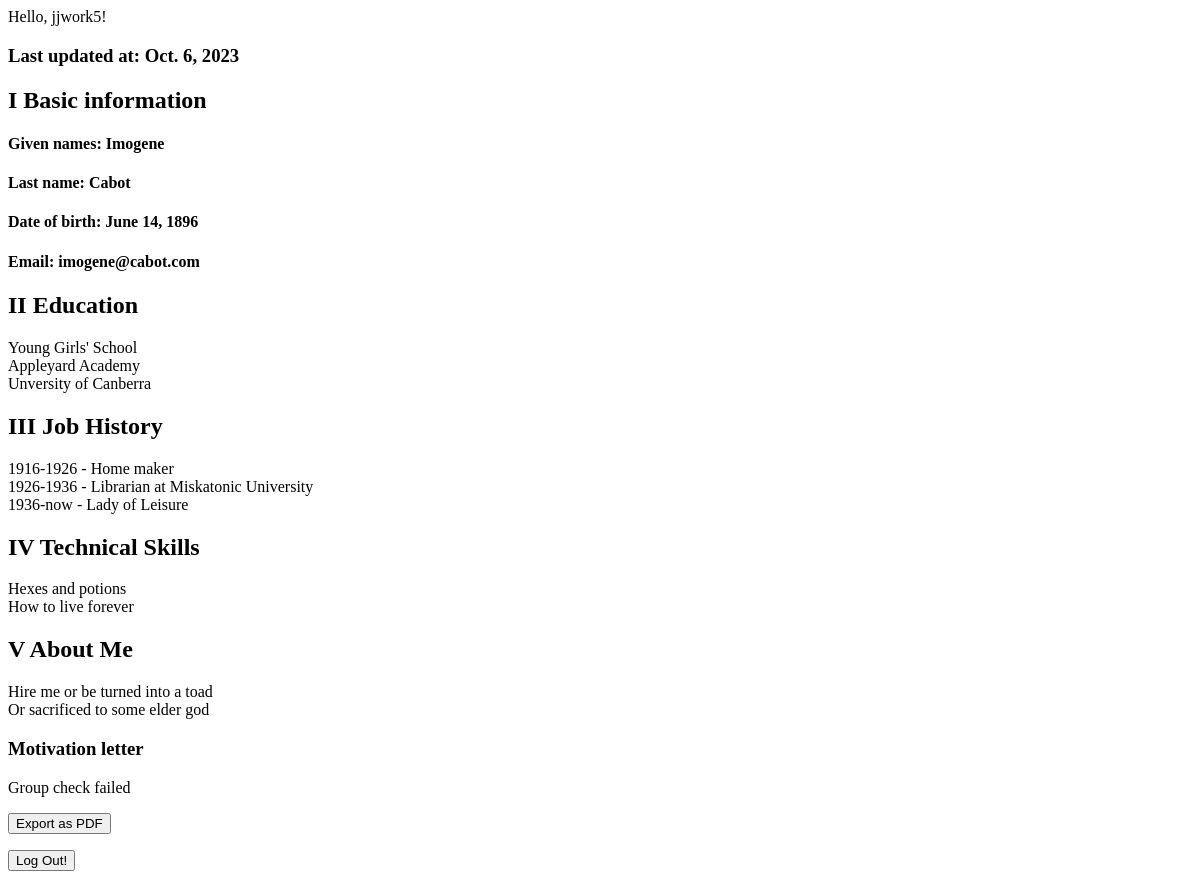
Before: /board/seeapply/2 (signed in) with the older database file.
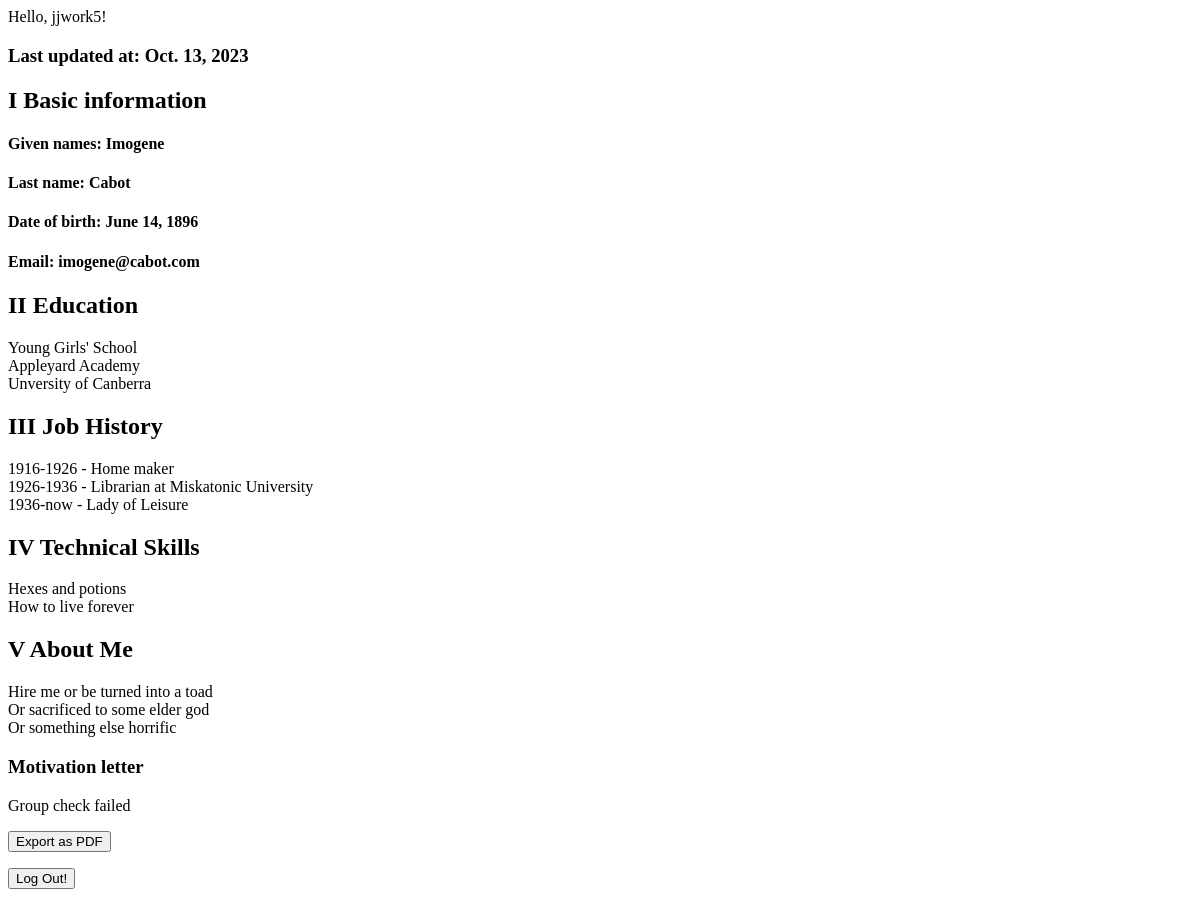
After: the same page with the newer database file.
### board/models.py (models this page shows, shortened)
class Curriculum(models.Model):
    profile = models.OneToOneField(User, on_delete=models.CASCADE, primary_key=True)
    cv_fname = models.CharField(blank=True, max_length=100)
    cv_lname = models.CharField(blank=True, max_length=100)
    cv_dob = models.DateField(default=None, null=True, help_text="YYYY-MM-DD")
    cv_email = models.EmailField(blank=True)
    cv_date = models.DateField(auto_now=True)
    cv_education = models.TextField(max_length=500)
    cv_career = models.TextField(max_length=700)
    cv_skills = models.TextField(max_length=500)
    cv_other = models.TextField(null=True, max_length=700)

### board/views.py (the view)
# urls.py: path("seeapply/<int:pk>", views.seeapply, name="seeapply"), #see application + cv
@login_required
def seeapply(request, pk):
    try:
        application = JobApply.objects.get(apply_id=pk)
        user = application.applicant
        seevee = Curriculum.objects.get(profile=user)
        observer = request.user
    except JobApply.DoesNotExist:
        raise Http404("You have not created a CV yet")
    context= {
        "application" : application,
        "seevee" : seevee,
        "user" : user,
        "observer" : observer
        }
    return render(request, "board/seeapply.html", context)

### board/templatetags/board_extras.py (called while the page is built)
@register.filter(name="has_group2")
def has_group2(user, Seeker):
    group = Group.objects.get(name=Seeker)
    return True if group in user.groups.all() else False

@register.filter(name="has_group1")
def has_group1(user, Jobless):
    group = Group.objects.get(name=Jobless)
    return True if group in user.groups.all() else False

### board/templates/board/seeapply.html (shortened to what this page needs)
{% extends 'base.html' %}
{% load board_extras %}
{% block content1 %}
{% if observer.is_authenticated %}
Hello,  {{observer.username}}!
{%endif%}
{% if seevee %}
    <p><h3>Last updated at: {{seevee.cv_date}}</h3></p>
    <p><h2> I Basic information</h2></p>
    <p><h4> Given names: {{seevee.cv_fname}} </h4></p>
    <p><h4> Last name: {{seevee.cv_lname}} </h4></p>
    <p><h4> Date of birth: {{seevee.cv_dob}} </h4></p>
    <p><h4> Email: {{seevee.cv_email}} </h4></p>
    <p><h2> II Education</h2></p>
    <p> {{seevee.cv_education|linebreaks}} </p>
    <p><h2> III Job History</h2></p>
    <p> {{seevee.cv_career|linebreaks}} </p>
    <p><h2> IV Technical Skills</h2></p>
    <p> {{seevee.cv_skills|linebreaks}} </p>
    <p><h2> V About Me</h2></p>
    <p> {{seevee.cv_other|linebreaks}} </p>
{% endif %}
{% endblock %}
{% block content3 %}
{% if application %}
    <p><h3>Motivation letter</h3></p>
{% endif %}
{% endblock %}
{% block content2 %}
{% if request.user|has_group1:"Jobless" %}
<p><a href="{% url 'board:userhome' %}">
    <button> Home!</button> </a></p>
<form action="/board/applycancel/{{application.apply_id}}" method="POST">
    {% csrf_token %}
    <input type="submit" value="Rescind application">
</form>
{% elif request.user|has_group2:"Seeker" %}
<p><a href="{% url 'board:seekerview' %}">
    <button> Back</button> </a></p>
{% else %}
Group check failed
{% endif %}
<p><a href="{% url 'board:exportcv' %}">
    <button> Export as PDF </button></a></p>
<p><a href="{% url 'board:logout' %}">
    <button>Log Out!</button></a></p>
{% endblock %}

Changed rows visible on the page:
changed Curriculum "Imogene": cv_date "Oct. 6, 2023" → "Oct. 13, 2023"; cv_other "Hire me or be turned into a toad Or sacrificed to some elder god" → "Hire me or be turned into a toad Or sacrificed to some elder god Or something else horrific"
